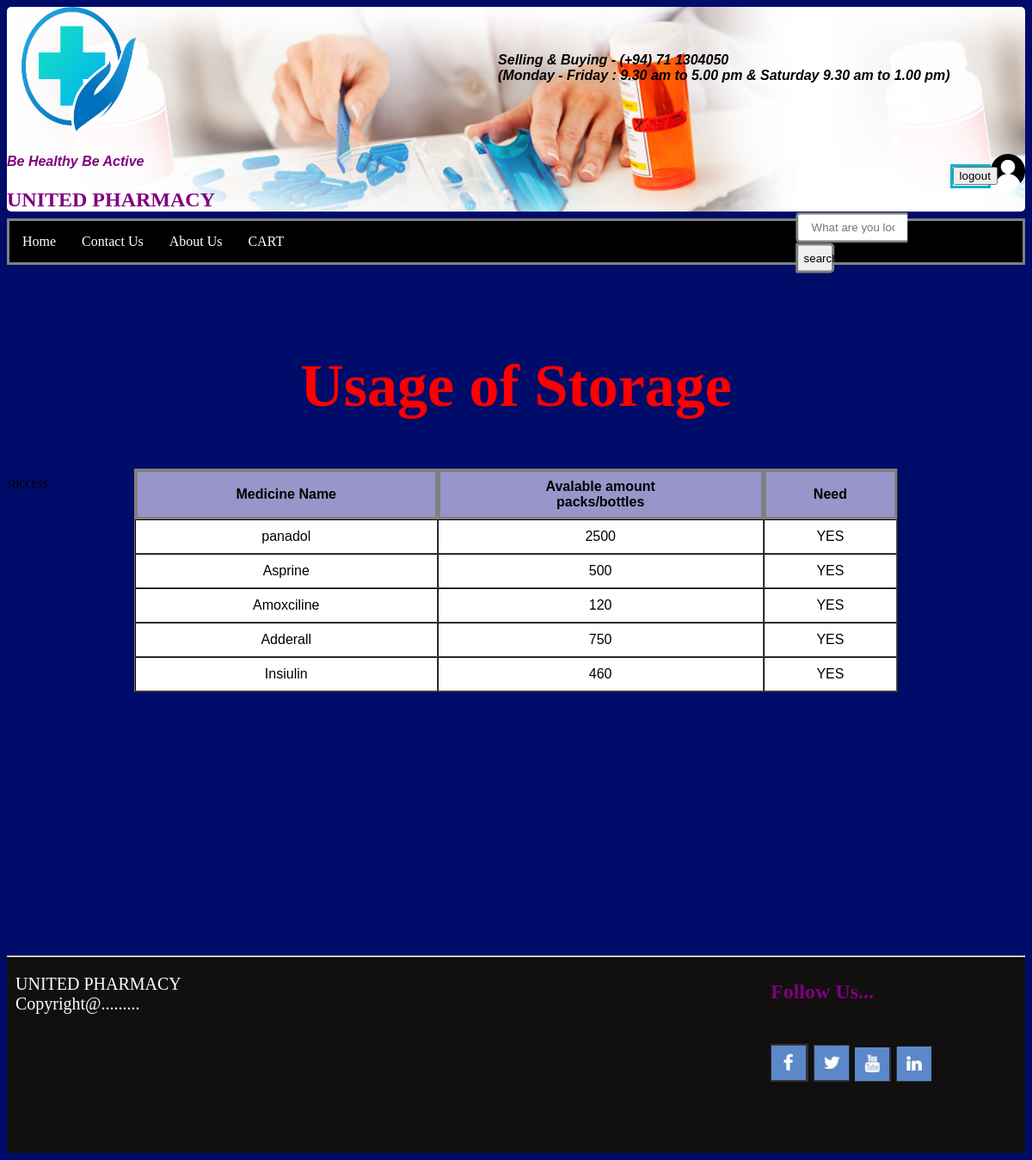
Screenshot of /usage.php with the database file from the repository.
### tables this page shows
CREATE TABLE `image` (
  `Item_number` int(11) NOT NULL,
  `Medicine_name` varchar(20) NOT NULL,
  `Medicine_code` varchar(20) NOT NULL,
  `Manufacture_date` date NOT NULL,
  `Expire_date` date NOT NULL,
  `Unit_price` float NOT NULL,
  `stockNo` varchar(20) NOT NULL,
  `Stock_amount` int(11) NOT NULL,
  `Current_stock` int(11) NOT NULL,
  `upload` varchar(500) NOT NULL
);

### usage.php (the view, shortened to what this page needs)
<html>
<head>
 <link rel = "stylesheet" text="text/css" href="css/style.css">
 <link rel="stylesheet" text="text/css" href="css/userp.css">
 <link rel="stylesheet" text="text/css" href="css/usagec.css">
 <link rel = "stylesheet" text="text/css" href="css/admin.css">
  <link rel="stylesheet" text="text/css" href="css/foot.css">
</head>
<header class = "head">
<img src = "images/logo1.png" class = "logo" width = "150px" height = "150px">
<h4> Be Healthy Be Active <img src = "images/user3.png" class = "logo2" width = "40px" height = "40px"  >
			<form action = "logout.php" class="logButton" method = "POST">
				<input type = "submit" name= "logout" value  = "logout">
			</form>
	<div class = "open">
	Selling & Buying - (+94) 71 1304050<br>
	(Monday - Friday : 9.30 am to 5.00 pm & Saturday 9.30 am to 1.00 pm)
	</div>
</h4>
<h2> UNITED PHARMACY </h2>
</header>
<body>
<div class = "back">
			<ul type = "square" id="navi">
				<li><a href="admin.html"> Home</a></li>
				<li><a href="#"> Contact Us</a></li>
				<li><a href="#"> About Us</a></li>
				<li><a href="index.php"> CART</a></li>
			</ul>
</div>
<div class="wrap">
				<div class="search">
				<form action = "search.php" method = "post">
				<input type="text" class="searchTerm" placeholder="What are you looking for?" name = "search">
				<button type="submit" value = "" class="searchButton">
				search
				</button>
				</form>
			   </div>
			   </div>
			   <br/>
			<br />
			<br />
			<h1> Usage of Storage </h1>
			<br />
	<?php
	require 'config.php';
	echo"<br/>";
	    $sql = "select * from image" ;
		$result = $con -> query($sql);
		if($result ->num_rows>0)
		{
		echo
			"<div id = 'product'>
				<table  border='1' cellspacing = '0' cellpadding = '10'>
				<tr>
						<th> Medicine Name </th>
						<th> Avalable amount <br/>packs/bottles </th>
						<th> Need </th>
				</tr>";
					while($row = $result ->fetch_assoc())
					{
						echo "<tr> <td>" .$row['Medicine_name']."</td> <td class = 'td2'>" .$row['Current_stock']."</td>
						<td class= 'td3'>";
							if($row['Current_stock']<3000)
							{
								echo "YES";
							}
							else
								echo "NO";
						echo"</td>";
					}
						echo "</table></div>";
		}
		?>
			<br/><br/><br/><br/><br/><br/><br/><br/><br/><br/><br/><br/><br/><br/><br/><br/><br/>
			<div id = "p4">
			<footer>
			<hr class = "hor">
				<p id = "para1">
				UNITED PHARMACY
				<br>
				Copyright@.........
				</p>
				<div id = "foot">
							<h2>Follow Us...<h2><br>
                            <a href="https://www.facebook.com/" target="_blank"><img src="img/facebook.jpg"/></a>
                            <a href="https://twitter.com/" target="_blank"><img src="img/twitter.jpg"/></a>
                            <a href="https://www.youtube.com/" target="_blank"><img src="img/youtube.jpg"/></a>
                            <a href="https://www.linkedin.com/" target="_blank"><img src="img/linkedin.jpg"/></a>
                        </div>
			</footer>
			</div>
	</body>
</html>

### css/style.css (style rules this page uses)
body { background-color:#000c69; }
.back { margin-top :-1%; }
.head { border-radius: 5px 5px 5px 5px; background-image : url("../images/26.jpg"); }
.logo2 { float:right; bottom:185%; }
.logButton { width: 3.5%; height: 22px; float:right; margin-top :1%; border: 3px solid #00B4CC; }
#navi { list-style-type: none; margin: 0; padding: 0; overflow: hidden; background-color: black; border: 3px solid gray; }
#navi li a { float: left; display: inline; color: white; text-align: center; padding: 15px; text-decoration: none; cursor: pointer; outline: none; }
h4 { font-family:arial; color:purple; font-style : italic; }
h2 { font-weight:900; margin-top: 0; }
.open { font-family:arial; color:black; font-style : italic; float: right; margin-top :-10%; }
.search { width: 100%; position: relative; display: flex; }
.searchTerm { width: 73%; border: 3px solid gray; border-right: none; padding: 15px; height: 20px; border-radius: 5px 0 0 5px; outline: none; color: #9DBFAF; }
.searchButton { width: 25%; border-radius: 0px 5px 5px 0px; border: 3px solid gray; height: 35.0px; cursor: pointer; }
.wrap { width: 15%; float:right; bottom:1500%; margin-top :-1.5%; transform: translate(-50%, -50%); }

### css/usagec.css (style rules this page uses)
h1 { font-weight:bold; color:red; text-align:center; font-size:70px; }
#product { background-color:#ccc; width:75%; margin-left:auto; margin-right:auto; }
table { margin-top:-5%; font-family: arial, sans-serif; width: 100%; width :100%; }
th { border: 3px solid gray; background-color:#9895cb; text-align: center; padding: 8px; }
tr { border:4px solid black; padding: 100px; text-align: center; background-color:white; color:black }

### css/foot.css (style rules this page uses)
#foot { margin-left:75%; margin-top:-5%; }
h2 { color:purple; }
#para1 { font-size:20px; color:white; margin-left:10px; }
#p4 { background-color:#12100f; height:230px; }
hr { margin-top:0; margin-bottom:0; margin-left:0; }

### rows the page displays
image: Medicine_name "panadol", Current_stock "2500", shows "YES"
image: Medicine_name "Asprine", Current_stock "500", shows "YES"
image: Medicine_name "Amoxciline", Current_stock "120", shows "YES"
image: Medicine_name "Adderall", Current_stock "750", shows "YES"
image: Medicine_name "Insiulin", Current_stock "460", shows "YES"
